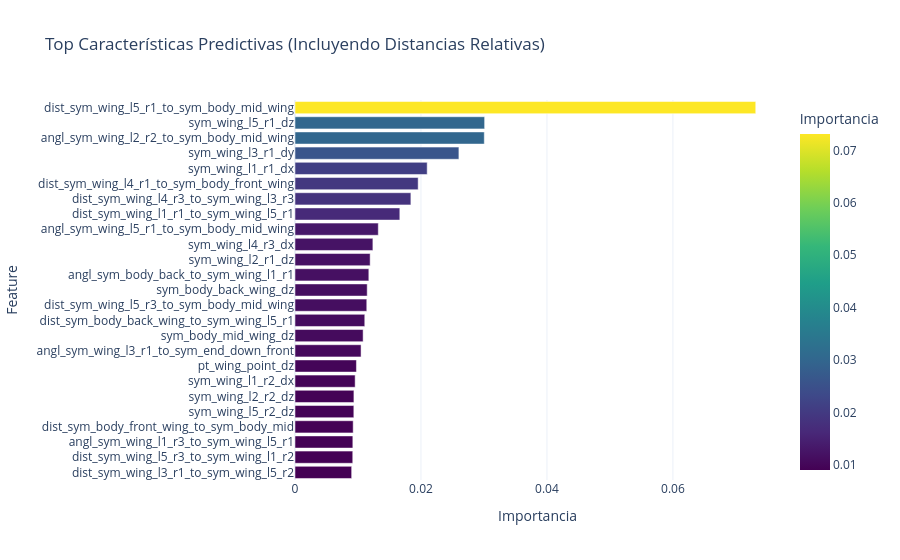

The code cell stored with this chart in its notebook:
### Code cell
rf_dist.fit(X_relevant_1, y_reg)
importancias = rf_dist.feature_importances_

df_imp1 = pd.DataFrame({
    'Feature': X_relevant_1.columns,
    'Importancia': importancias
}).sort_values(by='Importancia', ascending=False).head(len(X_relevant_1.columns)//5)

fig_imp = px.bar(
    df_imp1, 
    x='Importancia', 
    y='Feature', 
    orientation='h',
    title='Top Características Predictivas (Incluyendo Distancias Relativas)',
    color='Importancia',
    color_continuous_scale='Viridis',
    template='plotly_white'
)

fig_imp.update_layout(yaxis={'categoryorder':'total ascending'}) 
fig_imp.show()
print("Numero de Features Relevantes", len(list(df_imp1['Feature'])))

### Figure 1 — Plotly figure (JSON) as saved in the notebook; plotly's stock layout.template omitted (floating-point values rounded to 4 significant figures)
{"data": [{"alignmentgroup": "True", "hovertemplate": "Importancia=%{marker.color}<br>Feature=%{y}<extra></extra>", "legendgroup": "", "marker": {"color": [0.07315, 0.03011, 0.03005, 0.02602, 0.02099, 0.01955, 0.0184, 0.01664, 0.01322, 0.01237, 0.01193, 0.01172, 0.01146, 0.01139, 0.01108, 0.01082, 0.01049, 0.009753, 0.009549, 0.009353, 0.00934, 0.009236, 0.009183, 0.009168, 0.008995], "coloraxis": "coloraxis", "pattern": {"shape": ""}}, "name": "", "offsetgroup": "", "orientation": "h", "showlegend": false, "textposition": "auto", "type": "bar", "x": [0.07315, 0.03011, 0.03005, 0.02602, 0.02099, 0.01955, 0.0184, 0.01664, 0.01322, 0.01237, 0.01193, 0.01172, 0.01146, 0.01139, 0.01108, 0.01082, 0.01049, 0.009753, 0.009549, 0.009353, 0.00934, 0.009236, 0.009183, 0.009168, 0.008995], "xaxis": "x", "y": ["dist_sym_wing_l5_r1_to_sym_body_mid_wing", "sym_wing_l5_r1_dz", "angl_sym_wing_l2_r2_to_sym_body_mid_wing", "sym_wing_l3_r1_dy", "sym_wing_l1_r1_dx", "dist_sym_wing_l4_r1_to_sym_body_front_wing", "dist_sym_wing_l4_r3_to_sym_wing_l3_r3", "dist_sym_wing_l1_r1_to_sym_wing_l5_r1", "angl_sym_wing_l5_r1_to_sym_body_mid_wing", "sym_wing_l4_r3_dx", "sym_wing_l2_r1_dz", "angl_sym_body_back_to_sym_wing_l1_r1", "sym_body_back_wing_dz", "dist_sym_wing_l5_r3_to_sym_body_mid_wing", "dist_sym_body_back_wing_to_sym_wing_l5_r1", "sym_body_mid_wing_dz", "angl_sym_wing_l3_r1_to_sym_end_down_front", "pt_wing_point_dz", "sym_wing_l1_r2_dx", "sym_wing_l2_r2_dz", "sym_wing_l5_r2_dz", "dist_sym_body_front_wing_to_sym_body_mid", "angl_sym_wing_l1_r3_to_sym_wing_l5_r1", "dist_sym_wing_l5_r3_to_sym_wing_l1_r2", "dist_sym_wing_l3_r1_to_sym_wing_l5_r2"], "yaxis": "y"}], "layout": {"autosize": true, "barmode": "relative", "coloraxis": {"colorbar": {"title": {"text": "Importancia"}}, "colorscale": [[0, "#440154"], [0.1111, "#482878"], [0.2222, "#3e4989"], [0.3333, "#31688e"], [0.4444, "#26828e"], [0.5556, "#1f9e89"], [0.6667, "#35b779"], [0.7778, "#6ece58"], [0.8889, "#b5de2b"], [1, "#fde725"]]}, "legend": {"tracegroupgap": 0}, "title": {"text": "Top Características Predictivas (Incluyendo Distancias Relativas)"}, "xaxis": {"anchor": "y", "autorange": true, "domain": [0, 1], "range": [0, 0.077], "title": {"text": "Importancia"}, "type": "linear"}, "yaxis": {"anchor": "x", "autorange": true, "categoryorder": "total ascending", "domain": [0, 1], "range": [-0.5, 24.5], "title": {"text": "Feature"}, "type": "category"}}}
